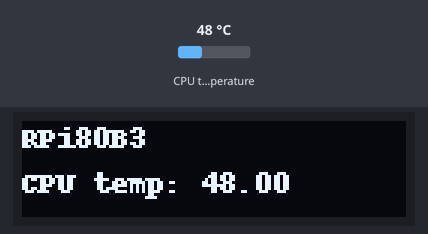
A program run on a simulated Raspberry Pi (BCM pin numbers). Parts: 128×32 one-colour display. The test bench sets the inputs (shaded band); at power-on: CPU temperature 48 °C.

Above: at 1.2 s.
1.3 s: CPU temperature set to 31 °C
At 3.5 s:
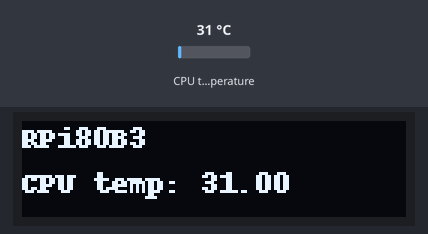
7.4 s: CPU temperature set to 44 °C
At 9.7 s:
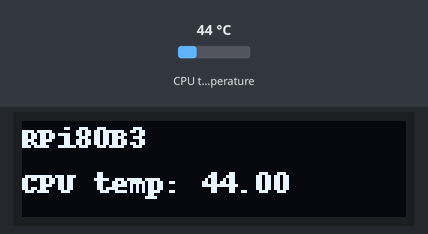
11.8 s: CPU temperature set to 58 °C
At 13.4 s:
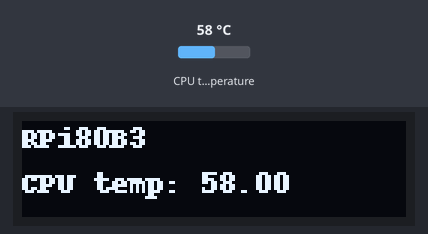
Timing chart, 0 to 14.9 s (numbered marks = the images above; inputs shaded):
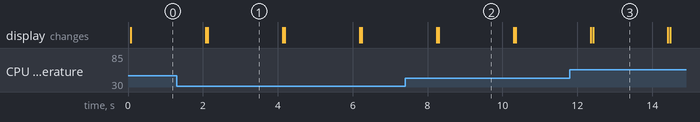

Measured:
- after the input at 1.3 s, the display: first differs from a run without the input after 0.83 s (image 1)
- after the input at 7.4 s, the display: first differs from a run without the input after 0.90 s (image 2)
- after the input at 11.8 s, the display: first differs from a run without the input after 0.62 s (image 3)
- what the display in image 1 shows lasts 2.0 s, from 2.1 s to 4.1 s

The program:

oled_status_live.py
```python
import board
import digitalio
from PIL import Image, ImageDraw, ImageFont
import adafruit_ssd1306
import time
from gpiozero import CPUTemperature

oled_reset = digitalio.DigitalInOut(board.D4)

WIDTH = 128
HEIGHT = 32  # Change to 64 if needed
BORDER = 5

i2c = board.I2C()
oled = adafruit_ssd1306.SSD1306_I2C(WIDTH, HEIGHT, i2c, addr=0x3C, reset=oled_reset)


def update_stats():


  oled.fill(0)
  oled.show()

  image = Image.new("1", (oled.width, oled.height))
  draw = ImageDraw.Draw(image)
  font = ImageFont.load_default()

  cpu = CPUTemperature()
  text = "RPi80B3\nCPU temp: %.2f" % cpu.temperature
  (font_width, font_height) = font.getsize(text)
  draw.text(
    (0,0),
    text,
    font=font,
    fill=255,
  )
  oled.image(image)
  oled.show()


while 1:
  update_stats()
  time.sleep(2)
```
